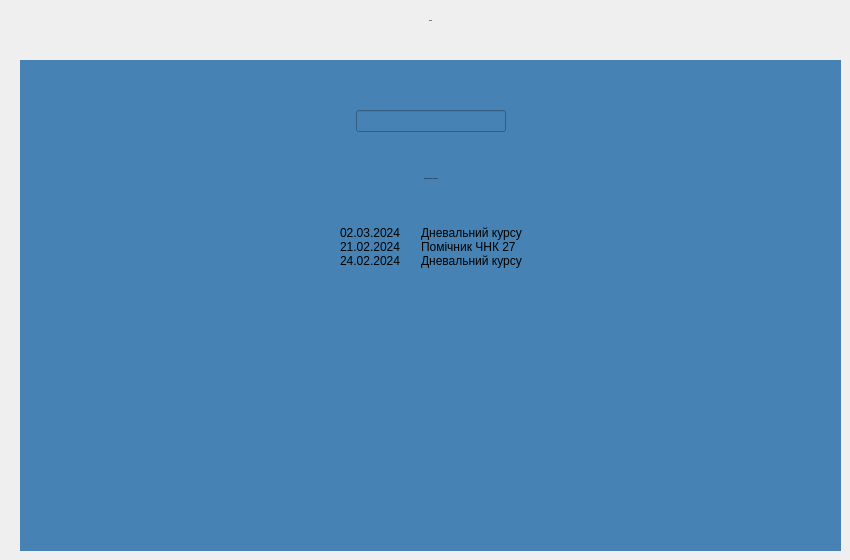
      <widget class="QWidget" name="search_pg">
       <widget class="QWidget" name="widget_4" native="true">
        <property name="geometry">
         <rect>
          <x>20</x>
          <y>60</y>
          <width>821</width>
          <height>491</height>
         </rect>
        </property>
        <property name="styleSheet">
         <string notr="true">background:#4682B4;</string>
        </property>
        <widget class="QWidget" name="layoutWidget">
         <property name="geometry">
          <rect>
           <x>10</x>
           <y>10</y>
           <width>801</width>
           <height>237</height>
          </rect>
         </property>
         <layout class="QHBoxLayout" name="horizontalLayout_18">
          <item>
           <spacer name="horizontalSpacer_34">
            <property name="orientation">
             <enum>Qt::Horizontal</enum>
            </property>
            <property name="sizeHint" stdset="0">
             <size>
              <width>40</width>
              <height>20</height>
             </size>
            </property>
           </spacer>
          </item>
          <item>
           <layout class="QVBoxLayout" name="verticalLayout_9">
            <item>
             <spacer name="verticalSpacer_6">
              <property name="orientation">
               <enum>Qt::Vertical</enum>
              </property>
              <property name="sizeType">
               <enum>QSizePolicy::Fixed</enum>
              </property>
              <property name="sizeHint" stdset="0">
               <size>
                <width>20</width>
                <height>40</height>
               </size>
              </property>
             </spacer>
            </item>
            <item>
             <layout class="QHBoxLayout" name="horizontalLayout_16">
              <item>
               <spacer name="horizontalSpacer_30">
                <property name="orientation">
                 <enum>Qt::Horizontal</enum>
                </property>
                <property name="sizeHint" stdset="0">
                 <size>
                  <width>40</width>
                  <height>20</height>
                 </size>
                </property>
               </spacer>
              </item>
              <item>
               <widget class="QLineEdit" name="lineEdit_2">
                <property name="sizePolicy">
                 <sizepolicy hsizetype="Fixed" vsizetype="Fixed">
                  <horstretch>0</horstretch>
                  <verstretch>0</verstretch>
                 </sizepolicy>
                </property>
                <property name="minimumSize">
                 <size>
                  <width>150</width>
                  <height>0</height>
                 </size>
                </property>
               </widget>
              </item>
              <item>
               <spacer name="horizontalSpacer_31">
                <property name="orientation">
                 <enum>Qt::Horizontal</enum>
                </property>
                <property name="sizeHint" stdset="0">
                 <size>
                  <width>40</width>
                  <height>20</height>
                 </size>
                </property>
               </spacer>
              </item>
             </layout>
            </item>
            <item>
             <layout class="QHBoxLayout" name="horizontalLayout_17">
              <item>
               <spacer name="horizontalSpacer_32">
                <property name="orientation">
                 <enum>Qt::Horizontal</enum>
                </property>
                <property name="sizeHint" stdset="0">
                 <size>
                  <width>40</width>
                  <height>20</height>
                 </size>
                </property>
               </spacer>
              </item>
              <item>
               <layout class="QVBoxLayout" name="verticalLayout_6">
                <item alignment="Qt::AlignHCenter">
                 <widget class="QLabel" name="label_17">
                  <property name="font">
                   <font>
                    <pointsize>-1</pointsize>
                    <weight>75</weight>
                    <bold>true</bold>
                   </font>
                  </property>
                  <property name="styleSheet">
                   <string notr="true">text-align:center;</string>
                  </property>
                  <property name="text">
                   <string>сол. КОЗАК Б. О. С-15 Група</string>
                  </property>
                 </widget>
                </item>
                <item>
                 <layout class="QFormLayout" name="formLayout_2">
                  <property name="horizontalSpacing">
                   <number>20</number>
                  </property>
                  <item row="0" column="0">
                   <layout class="QVBoxLayout" name="verticalLayout_7">
                    <item>
                     <widget class="QLabel" name="label_18">
                      <property name="text">
                       <string>02.03.2024</string>
                      </property>
                     </widget>
                    </item>
                    <item>
                     <widget class="QLabel" name="label_19">
                      <property name="text">
                       <string>21.02.2024</string>
                      </property>
                     </widget>
                    </item>
                    <item>
                     <widget class="QLabel" name="label_20">
                      <property name="text">
                       <string>24.02.2024</string>
                      </property>
                     </widget>
                    </item>
                   </layout>
                  </item>
                  <item row="0" column="1">
                   <layout class="QVBoxLayout" name="verticalLayout_10">
                    <item>
                     <widget class="QLabel" name="label_21">
                      <property name="text">
                       <string>Дневальний курсу</string>
                      </property>
                     </widget>
                    </item>
                    <item>
                     <widget class="QLabel" name="label_22">
                      <property name="text">
                       <string>Помічник ЧНК 27</string>
                      </property>
                     </widget>
                    </item>
                    <item>
                     <widget class="QLabel" name="label_23">
                      <property name="text">
                       <string>Дневальний курсу</string>
                      </property>
                     </widget>
                    </item>
                   </layout>
                  </item>
                 </layout>
                </item>
               </layout>
              </item>
              <item>
               <spacer name="horizontalSpacer_33">
                <property name="orientation">
                 <enum>Qt::Horizontal</enum>
                </property>
                <property name="sizeHint" stdset="0">
                 <size>
                  <width>40</width>
                  <height>20</height>
                 </size>
                </property>
               </spacer>
              </item>
             </layout>
            </item>
           </layout>
          </item>
          <item>
           <spacer name="horizontalSpacer_35">
            <property name="orientation">
             <enum>Qt::Horizontal</enum>
            </property>
            <property name="sizeHint" stdset="0">
             <size>
              <width>40</width>
              <height>20</height>
             </size>
            </property>
           </spacer>
          </item>
         </layout>
        </widget>
       </widget>
       <widget class="QWidget" name="layoutWidget">
        <property name="geometry">
         <rect>
          <x>20</x>
          <y>0</y>
          <width>821</width>
          <height>41</height>
         </rect>
        </property>
        <layout class="QHBoxLayout" name="horizontalLayout_15">
         <item>
          <spacer name="horizontalSpacer_28">
           <property name="orientation">
            <enum>Qt::Horizontal</enum>
           </property>
           <property name="sizeHint" stdset="0">
            <size>
             <width>40</width>
             <height>20</height>
            </size>
           </property>
          </spacer>
         </item>
         <item>
          <widget class="QLabel" name="search_l_2">
           <property name="font">
            <font>
             <pointsize>-1</pointsize>
             <weight>75</weight>
             <bold>true</bold>
            </font>
           </property>
           <property name="text">
            <string>Пошук</string>
           </property>
          </widget>
         </item>
         <item>
          <spacer name="horizontalSpacer_29">
           <property name="orientation">
            <enum>Qt::Horizontal</enum>
           </property>
           <property name="sizeHint" stdset="0">
            <size>
             <width>40</width>
             <height>20</height>
            </size>
           </property>
          </spacer>
         </item>
        </layout>
       </widget>
      </widget>
